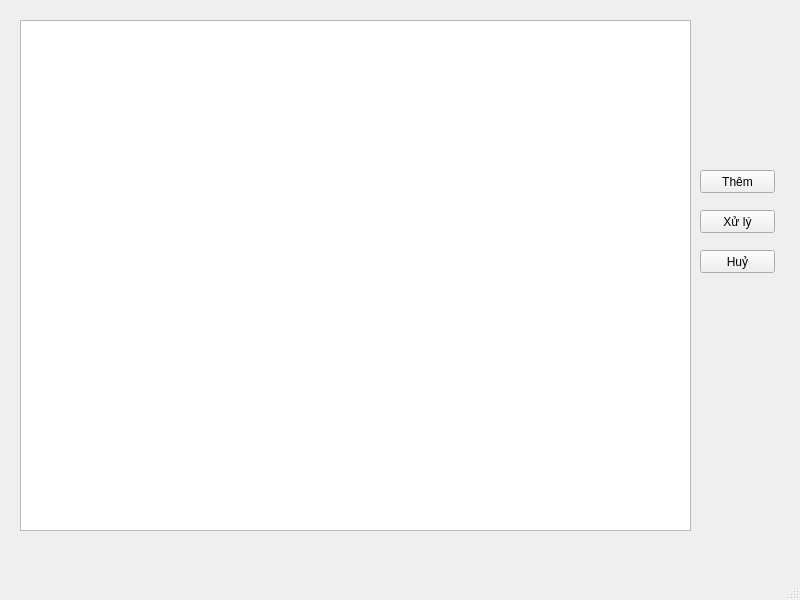
<?xml version="1.0" encoding="UTF-8"?>
<ui version="4.0">
 <class>MainWindow</class>
 <widget class="QMainWindow" name="MainWindow">
  <property name="geometry">
   <rect>
    <x>0</x>
    <y>0</y>
    <width>800</width>
    <height>600</height>
   </rect>
  </property>
  <property name="windowTitle">
   <string>MainWindow</string>
  </property>
  <widget class="QWidget" name="centralwidget">
   <widget class="QPushButton" name="pushButton_them">
    <property name="geometry">
     <rect>
      <x>700</x>
      <y>170</y>
      <width>75</width>
      <height>23</height>
     </rect>
    </property>
    <property name="text">
     <string>Thêm</string>
    </property>
   </widget>
   <widget class="QPushButton" name="pushButton_XL">
    <property name="geometry">
     <rect>
      <x>700</x>
      <y>210</y>
      <width>75</width>
      <height>23</height>
     </rect>
    </property>
    <property name="text">
     <string>Xử lý</string>
    </property>
   </widget>
   <widget class="QPushButton" name="pushButton_huy">
    <property name="geometry">
     <rect>
      <x>700</x>
      <y>250</y>
      <width>75</width>
      <height>23</height>
     </rect>
    </property>
    <property name="text">
     <string>Huỷ</string>
    </property>
   </widget>
   <widget class="QGraphicsView" name="graphicsView">
    <property name="geometry">
     <rect>
      <x>20</x>
      <y>20</y>
      <width>671</width>
      <height>511</height>
     </rect>
    </property>
   </widget>
  </widget>
  <widget class="QMenuBar" name="menubar">
   <property name="geometry">
    <rect>
     <x>0</x>
     <y>0</y>
     <width>800</width>
     <height>21</height>
    </rect>
   </property>
  </widget>
  <widget class="QStatusBar" name="statusbar"/>
 </widget>
 <resources/>
 <connections/>
</ui>
